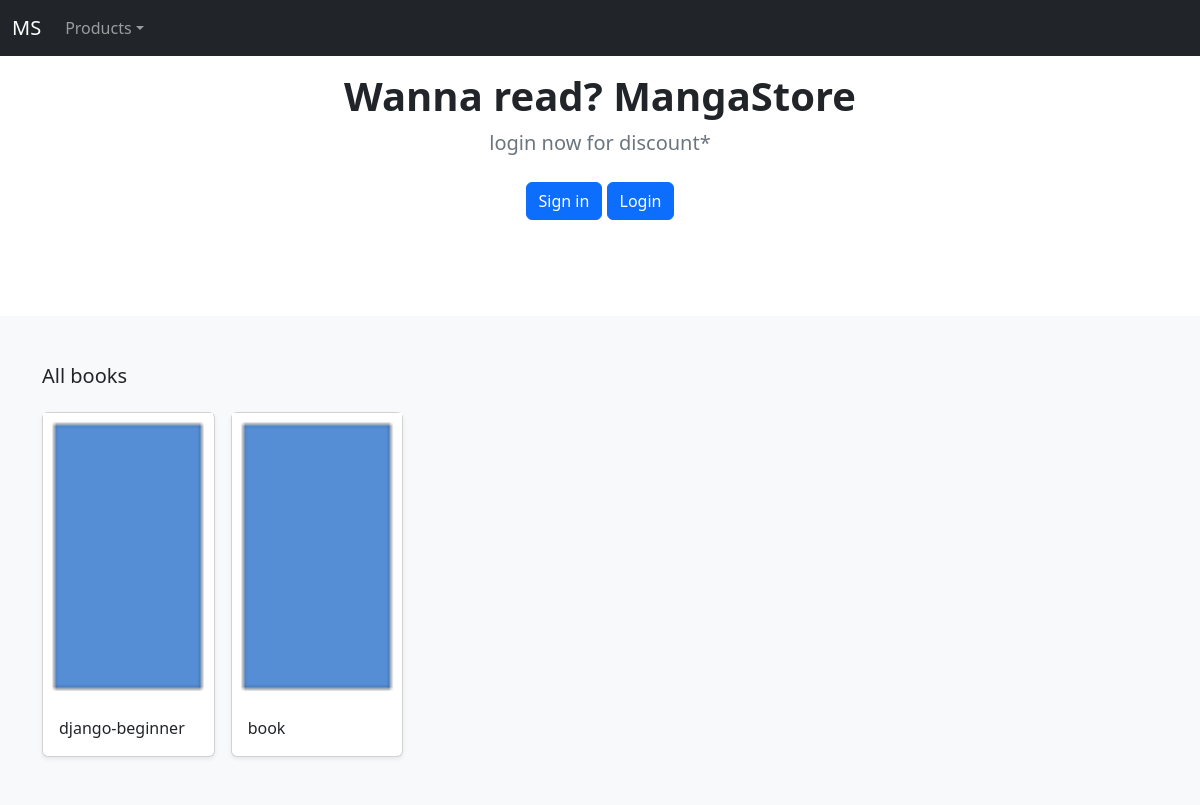
The app's page /, older data.
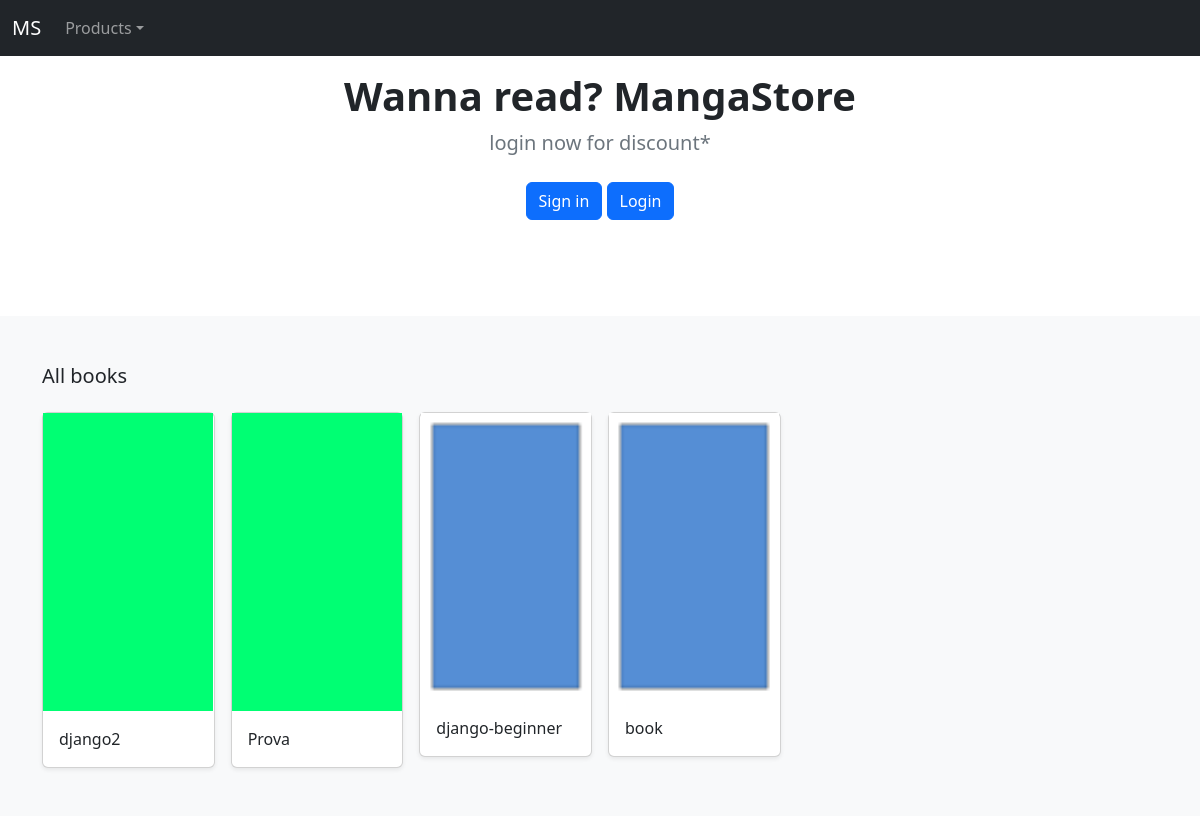
The same page, newer data.
### store/models.py (models this page shows, shortened)
class Product(models.Model):
    category    = models.ForeignKey(Category, related_name='product', on_delete=models.CASCADE)
    created_by  = models.ForeignKey(User, related_name='product_creator', on_delete=models.CASCADE,) # TODO: remove
    title       = models.CharField(max_length=255)
    author      = models.CharField(max_length=255, default='Not found')
    description = models.TextField(blank=True)
    available   = models.IntegerField(default=1)
    image       = models.ImageField(upload_to='images/', default='images/default.png') # storing the link to the db
    slug        = models.SlugField(max_length=255)
    price       = models.DecimalField(max_digits=4, decimal_places=2, default=4.50)
    in_stock    = models.BooleanField(default=True)
    is_active   = models.BooleanField(default=True)
    created     = models.DateTimeField(auto_now_add=True) # TODO: remove
    updated     = models.DateTimeField(auto_now=True) # TODO: remove
    class Meta:
        ordering = ('-created',)
    def get_absolute_url(self):
        return reverse_lazy('store:product_detail', args=[self.slug])

### store/views.py (the view)
# urls.py: path('', views.product_all, name='product_all'),
def product_all(request):
    products = Product.objects.all()
    ctx = { 'products': products }
    return render(request, template_name='store/home.html', context=ctx)

### store/models.py (called while the page is built)
    def get_absolute_url(self):
       return reverse_lazy('store:category_list', args=[self.slug])

### store/views.py (called while the page is built)
def categories(request):
    return { 'categories': Category.objects.all() }

### templates/store/home.html (shortened to what this page needs)
{% extends './base.html' %}
{% load static %}
{% block content %}
    <main>
        {% if user.is_authenticated %}
            <section class="py-5 text-center container">
                <div class="row py-lg-4">
                    <div class="col-lg-6 col-md-8 mx-auto">
                        <h1 class="h1 fw-bold">Welcome, {{ user.username }}</h1>
                    </div>
                </div>
            </section>
        {% else %}
            <section class="py-5 text-center container">
                <div class="row py-lg-4">
                    <div class="col-lg-6 col-md-8 mx-auto">
                        <h1 class="h1 fw-bold">Wanna read? MangaStore</h1>
                        <p class="lead text-muted">login now for discount*</p>
                        <p>
                            <a href"#" class="btn btn-primary my-2">Sign in</a>
                            <a href"#" class="btn btn-primary my-2">Login</a>
                        </p>
                    </div>
                </div>
            </section>
        {% endif %}
        <div class="album py-5 bg-light">
            <div class="container">
            <div class="pb-3 h5">All books</div>
            <div class="row row-cols-1 row-cols-sm-5 row-cols-md-6 g-3">
                {% for p in products %}
                    <div class="col">
                        <div class="card shadow-sm">
                            <img src="{{ p.image.url }}" class="featurette-image img-fluid mx-auto" alt="Responsive image" width="170px"  height="270px" preserveAspectRatio="xMidYMid slice" focusable="false"></img>
                            <div class="card-body">
                                <p class="card-text">
                                    <a class="text-dark text-decoration-none" href="{{ p.get_absolute_url }}">{{ p.title }}</a>
                                </p>
                            </div>
                        </div>
                    </div>
                {% endfor %}
            </div>
        </div>
    </main>
{% endblock content %}

### templates/store/base.html (shortened to what this page needs)
{% load static %}
<!DOCTYPE html>
<html>
    <head>
        <link href="https://cdn.jsdelivr.net/npm/bootstrap@5.2.0-beta1/dist/css/bootstrap.min.css" rel="stylesheet">
    </head>
    <body>
        <header>
            <nav class="navbar navbar-expand-md navbar-dark fixed-top bg-dark">
                <div class="container-fluid">
                    <a class="navbar-brand" href="/">MS</a>
                    <div class="collapse navbar-collapse" id="navbarCollapse">
                        <ul class="navbar-nav me-auto mb-2 mb-md-0">
                            <li class="nav-item dropdown">
                                <a class="nav-link dropdown-toggle" href="#" id="navbarDropdown" role="button" data-bs-toggle="dropdown" aria-expanded="false">Products</a>
                            </li>
                        </ul>
                    </div>
                </div>
            </nav>
        </header>
        <div id="content">{% block content %} {% endblock content %}</div>
    </body>
</html>

Row changes from the older to the newer data that the page shows:
added Product: image (placeholder picture), title "django2"
added Product: image (placeholder picture), title "Prova"
